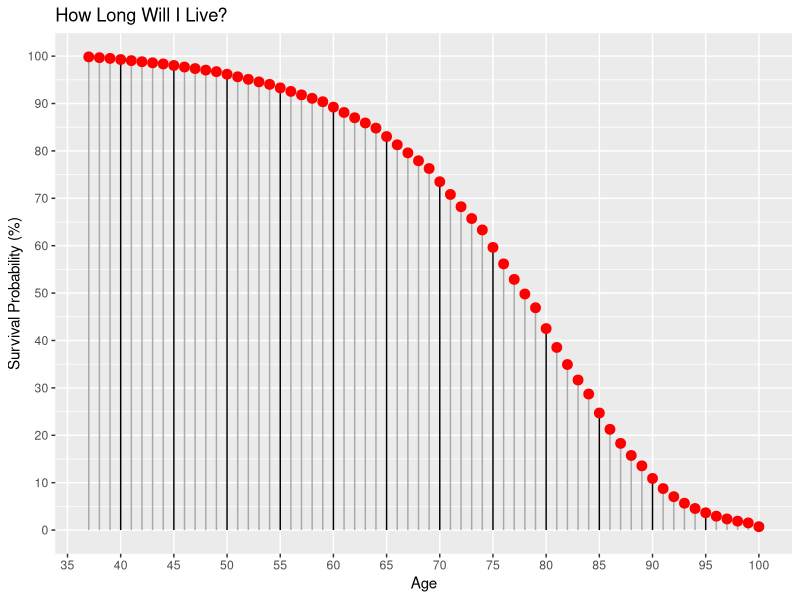

Write R code to recreate this figure.
library(tidyverse)

a <- read_tsv("data/life-time.txt")

gender <- "男"
age <- 37

b <- tibble(age_lower = a$`年龄下限`,
            age_upper = a$`年龄上限`,
            total = a[[paste0("总人口数_", gender)]],
            dead = a[[paste0("死亡人数_", gender)]])

d <- tibble(age = age:100) %>%
  mutate(death_ratio = sapply(age, function(n) {
    b %>% filter(n >= age_lower & n <= ifelse(is.na(age_upper), Inf, age_upper)) %>% with(dead / total)
  }))

d <- d %>%
  mutate(death_prob = ifelse(row_number() == 1, death_ratio, NA),
         survival_prob = ifelse(row_number() == 1, 1 - death_ratio, NA))

for (i in 2:nrow(d)) {
  d$death_prob[[i]] <- d$survival_prob[[i - 1]] * d$death_ratio[[i]]
  d$survival_prob[[i]] <- d$survival_prob[[i - 1]] * (1 - d$death_ratio[[i]])
}

g <- d %>%
  ggplot(aes(x = age, y = survival_prob * 100)) +
  geom_segment(aes(xend = age, yend = 0, color = (age %% 5 == 0))) +
  geom_point(size = 3, color = "red") +
  scale_color_manual(values = c("darkgray", "black")) +
  scale_x_continuous(breaks = seq(35,100,by=5), minor_breaks=FALSE) +
  scale_y_continuous(breaks = seq(0,100,by=10)) +
  guides(color = FALSE) +
  labs(x = "Age", y = "Survival Probability (%)") +
  ggtitle("How Long Will I Live?")
g %>% ggsave(filename = "plot.png", width = 12, height = 7)
